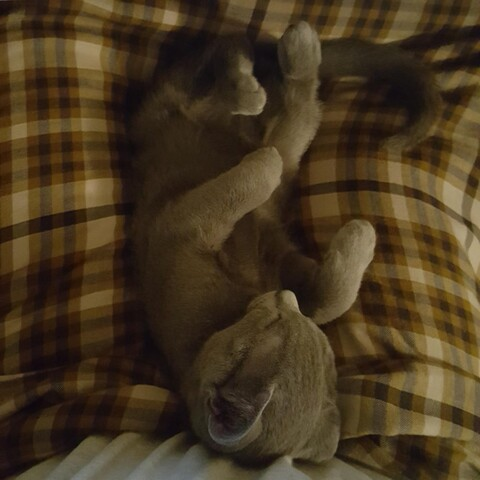
#> input picture 레포트2/howell.jpg, 480 x 480 px
$ python stretching.py
#> lines starting #> are read from the running program, lines starting #| are printed output that depends on the picture
### 레포트2/histo.py
import cv2
import numpy as np
from matplotlib import pyplot as plt
import math


def draw_hist(*histograms):     #히스토그램을 그리는함수

    num=1
    for hist in histograms:
        plt.figure(num)
        data = hist[0:-1, 0]
        bins = hist[0:-1, 1]
        plt.xlim(-20,275)
        plt.bar(bins, data)
        num+=1

    plt.show()


def histo(img):
    row = np.shape(img)[0]
    col = np.shape(img)[1]
    histogram = np.zeros((256, 2), int)
    for x in range(row):
        for y in range(col):
            histogram[img[x, y]][0] += 1  # 빈도수추가
            histogram[img[x, y]][1] = img[x, y]  # 인덱스

    return histogram


def real(img):
    histogram = histo(img)
    return histogram[histogram[:, 0] > 0, :]  # 실제로 이미지에 있는값만 추출


# [56 lines left out: functions hist_sum, nomarize, make_desire, not called in this run]


def real_H(histogram):
    return histogram[histogram[:, 0] > 0, :]  # 실제로 이미지에 있는값만 추출


# [37 lines left out: functions hist_sum_H, nomarize_H, lookup, not called in this run]

### 레포트2/stretching.py
import cv2
import numpy as np
import histo
# 명암대비가 높이기


def gray_imload(path):  # 이미지로드
#> called with path = 'howell.jpg'
    return toGray(cv2.imread(path))

def toGray(img):
    row = np.shape(img)[0]
#> row = 480
    col = np.shape(img)[1]
#> col = 480
    new_img = np.zeros((row, col), np.uint8)
    for x in range(row):
        for y in range(col):
            new_img.itemset(x, y, sum(img[x, y])/3)     #rgb값을 합쳐 3으로나눔
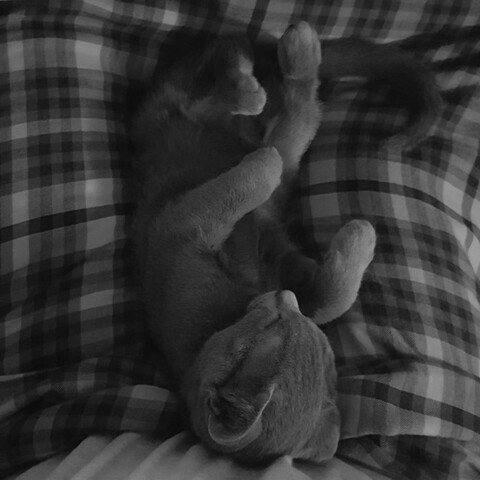
#> new_img: shape (480, 480); min 7, max 157, mean 51.8

    return new_img
def stretching(img):
    row = np.shape(img)[0]
#> row = 480
    col = np.shape(img)[1]
#> col = 480
    new_img = np.copy(img)

    real_hist = histo.real(img)  # 값이있는 레벨모음
#> after the loop in histo, `for x in range(row):`: histogram = 256 pairs, first value 0 to 4705, second value 0 to 157
#> real_hist = 151 pairs, first value 1 to 4705, second value 7 to 157

    low = real_hist[0, 1]  # 가장 낮은값
#> low = 7
    high = real_hist[-1, 1]  # 가장 높은값
#> high = 157
    for x in range(0, row):
        for y in range(0, col):
            new_pixel = (img[x, y]-low)/(high-low)*255  # 공식
            new_img.itemset(x, y, new_pixel)
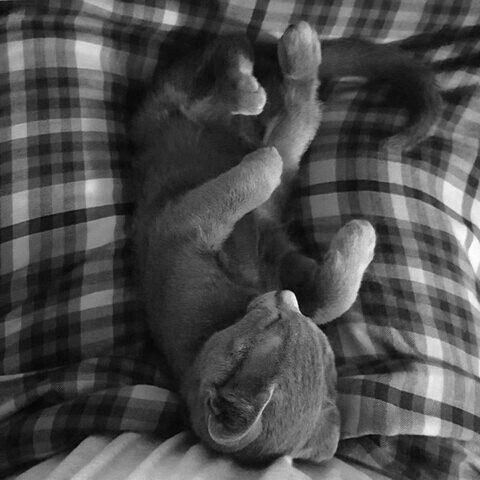
#> new_img: shape (480, 480); min 0, max 255, mean 75.7
    return new_img


if __name__ == '__main__':
    img_src = gray_imload("howell.jpg")  # 그레이 이미지
    stretching_img = stretching(img_src)  # 스트레칭 이미지
    histo.draw_hist(histo.histo(img_src), histo.histo(stretching_img))
#> in draw_hist, `num=1`: num = 1
#> the loop in draw_hist, `for hist in histograms:` made 2 passes
#> num on passes 1 to 2: 2, 3
#> after the loop in draw_hist, `for hist in histograms:`: num = 3
#> in draw_hist, `plt.show()`:
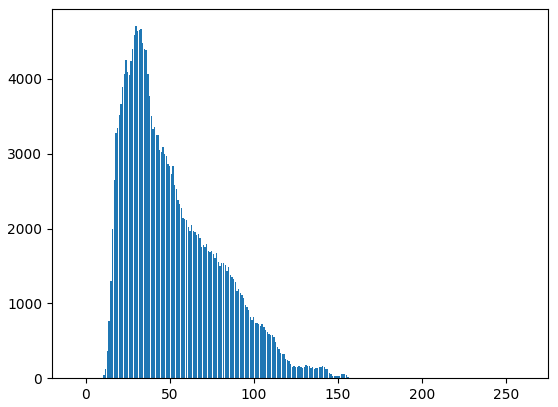
#> figure drawn by matplotlib, 1 panel; tallest bar 4705 high, from x = 29.6 to 30.4
#> in draw_hist, `plt.show()`:
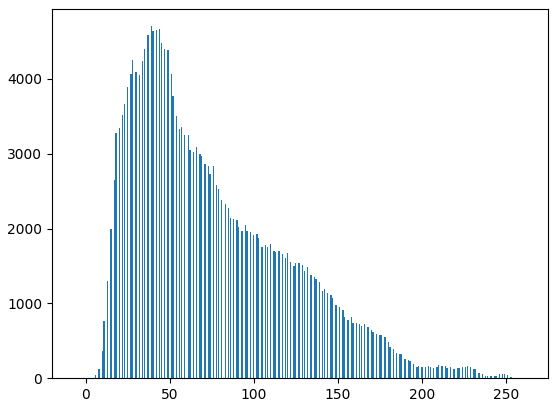
#> figure drawn by matplotlib, 1 panel; tallest bar 4705 high, from x = 38.6 to 39.4

    cv2.imshow('src', img_src)
    cv2.imshow('stretching_img', stretching_img)
    cv2.waitKey(0)
    cv2.destroyAllWindows()

$ run again, with 레포트2/bigwell.jpg copied over 레포트2/howell.jpg
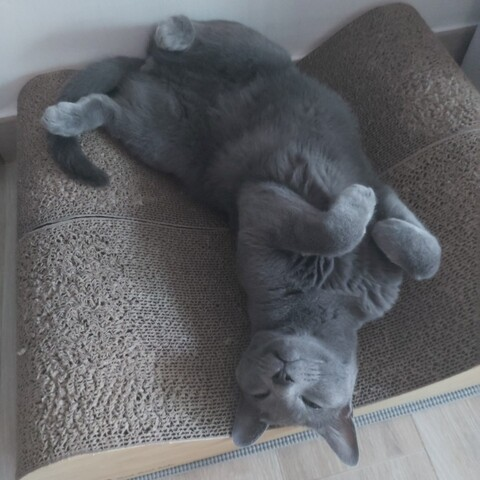
#> input picture 레포트2/bigwell.jpg, 480 x 480 px
#> in toGray, `row = np.shape(img)[0]`: row = 480
#> after the loop in histo, `for x in range(row):`: histogram = 256 pairs, first value 0 to 3260, second value 0 to 208
#> real_hist = 177 pairs, first value 1 to 3260, second value 28 to 208
#> low = 28
#> high = 208
#> after the loop in stretching, `for x in range(0, row):`:
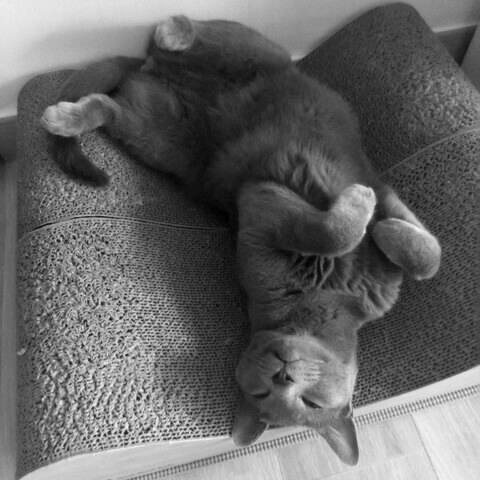
#> new_img: shape (480, 480); min 0, max 255, mean 101.5
#> in draw_hist, `num=1`: num = 1
#> the loop in draw_hist, `for hist in histograms:` made 2 passes
#> num on passes 1 to 2: 2, 3
#> after the loop in draw_hist, `for hist in histograms:`: num = 3
#> in draw_hist, `plt.show()`:
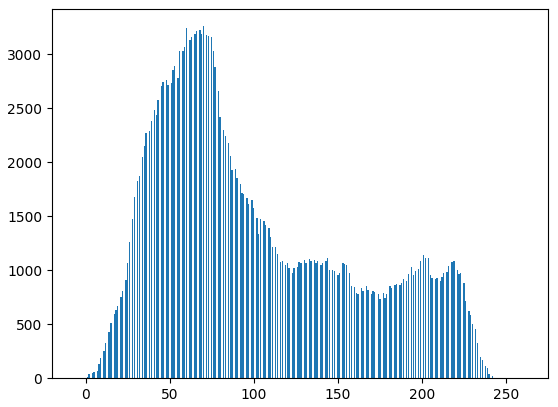
#> figure drawn by matplotlib, 1 panel; tallest bar 3260 high, from x = 69.6 to 70.4
